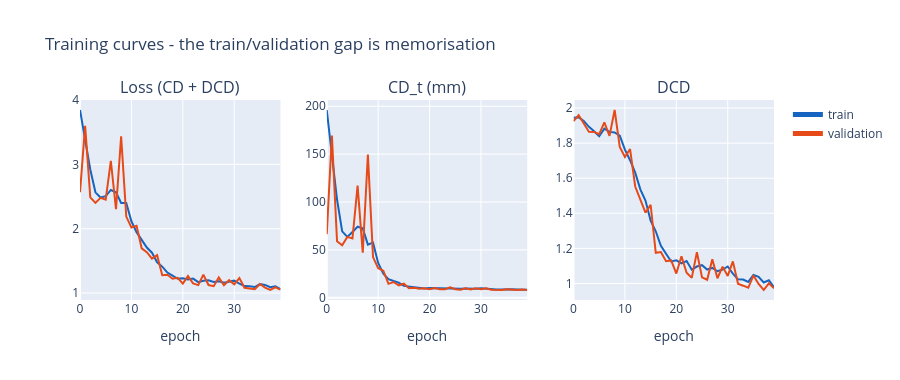

The code cell stored with this chart in its notebook:
### Code cell
import plotly.graph_objects as go
from plotly.subplots import make_subplots

fig = make_subplots(rows=1, cols=3, subplot_titles=("Loss (CD + DCD)", "CD_t (mm)", "DCD"))
for col, (tr, va, mul) in enumerate([("loss", "val_loss", 1),
                                     ("cd_t_metric", "val_cd_t_metric", scale_mm),
                                     ("dcd_metric", "val_dcd_metric", 1)], start=1):
    fig.add_trace(go.Scatter(y=hist[tr] * mul, name="train", line=dict(color="#1565C0"),
                             showlegend=(col == 1)), row=1, col=col)
    fig.add_trace(go.Scatter(y=hist[va] * mul, name="validation", line=dict(color="#E64A19"),
                             showlegend=(col == 1)), row=1, col=col)
fig.update_xaxes(title_text="epoch")
fig.update_layout(height=380, legend=dict(itemsizing="constant"),
                  title="Training curves - the train/validation gap is memorisation")
fig.show()

### Figure 1 — Plotly figure (JSON) as saved in the notebook; plotly's stock layout.template omitted (floating-point values rounded to 4 significant figures)
{"data": [{"line": {"color": "#1565C0"}, "name": "train", "showlegend": true, "type": "scatter", "xaxis": "x", "y": [3.845, 3.406, 2.921, 2.565, 2.484, 2.505, 2.602, 2.566, 2.399, 2.401, 2.115, 1.946, 1.82, 1.707, 1.627, 1.478, 1.41, 1.318, 1.27, 1.221, 1.23, 1.211, 1.224, 1.168, 1.191, 1.198, 1.17, 1.182, 1.158, 1.17, 1.192, 1.146, 1.108, 1.106, 1.093, 1.138, 1.126, 1.09, 1.104, 1.059], "yaxis": "y"}, {"line": {"color": "#E64A19"}, "name": "validation", "showlegend": true, "type": "scatter", "xaxis": "x", "y": [2.568, 3.598, 2.487, 2.401, 2.479, 2.453, 3.053, 2.302, 3.437, 2.188, 2.019, 2.047, 1.695, 1.635, 1.535, 1.588, 1.276, 1.284, 1.222, 1.236, 1.145, 1.263, 1.15, 1.123, 1.285, 1.124, 1.106, 1.243, 1.122, 1.199, 1.135, 1.232, 1.081, 1.069, 1.06, 1.14, 1.083, 1.047, 1.089, 1.052], "yaxis": "y"}, {"line": {"color": "#1565C0"}, "name": "train", "showlegend": false, "type": "scatter", "xaxis": "x2", "y": [196.1, 150.6, 102.6, 69.34, 63.57, 68.7, 74.2, 72.44, 55.51, 57.56, 36.3, 25.17, 19.46, 17.58, 15.92, 12.43, 11.66, 10.66, 10.31, 9.795, 10.14, 9.999, 9.977, 9.294, 9.772, 9.733, 9.357, 9.618, 9.151, 9.37, 9.839, 9.213, 8.724, 8.653, 8.684, 9.222, 9.006, 8.72, 8.828, 8.348], "yaxis": "y2"}, {"line": {"color": "#E64A19"}, "name": "validation", "showlegend": false, "type": "scatter", "xaxis": "x2", "y": [66.43, 169.5, 58.99, 54.93, 63.58, 61.88, 117.1, 47.09, 149.5, 42.5, 30.85, 28.3, 14.57, 16.47, 13.04, 14.67, 9.934, 10.49, 9.412, 10.0, 8.835, 10.29, 8.795, 8.802, 11.01, 8.899, 8.309, 9.987, 8.673, 10.0, 9.026, 10.04, 8.397, 8.212, 8.187, 9.009, 8.36, 8.12, 8.641, 8.213], "yaxis": "y2"}, {"line": {"color": "#1565C0"}, "name": "train", "showlegend": false, "type": "scatter", "xaxis": "x3", "y": [1.944, 1.947, 1.926, 1.893, 1.867, 1.839, 1.882, 1.864, 1.86, 1.843, 1.763, 1.702, 1.631, 1.536, 1.473, 1.358, 1.297, 1.214, 1.17, 1.126, 1.132, 1.114, 1.128, 1.078, 1.097, 1.104, 1.08, 1.088, 1.07, 1.08, 1.097, 1.056, 1.024, 1.023, 1.009, 1.048, 1.038, 1.006, 1.018, 0.9783], "yaxis": "y3"}, {"line": {"color": "#E64A19"}, "name": "validation", "showlegend": false, "type": "scatter", "xaxis": "x3", "y": [1.925, 1.959, 1.911, 1.864, 1.864, 1.851, 1.918, 1.841, 1.989, 1.777, 1.721, 1.766, 1.553, 1.475, 1.403, 1.449, 1.175, 1.179, 1.127, 1.131, 1.056, 1.155, 1.061, 1.032, 1.179, 1.035, 1.021, 1.138, 1.03, 1.096, 1.043, 1.126, 0.9982, 0.9874, 0.9755, 1.046, 0.9972, 0.9628, 1.001, 0.9723], "yaxis": "y3"}], "layout": {"annotations": [{"font": {"size": 16}, "showarrow": false, "text": "Loss (CD + DCD)", "x": 0.1444, "xanchor": "center", "xref": "paper", "y": 1, "yanchor": "bottom", "yref": "paper"}, {"font": {"size": 16}, "showarrow": false, "text": "CD_t (mm)", "x": 0.5, "xanchor": "center", "xref": "paper", "y": 1, "yanchor": "bottom", "yref": "paper"}, {"font": {"size": 16}, "showarrow": false, "text": "DCD", "x": 0.8556, "xanchor": "center", "xref": "paper", "y": 1, "yanchor": "bottom", "yref": "paper"}], "height": 380, "legend": {"itemsizing": "constant"}, "title": {"text": "Training curves - the train/validation gap is memorisation"}, "xaxis": {"anchor": "y", "domain": [0, 0.2889], "title": {"text": "epoch"}}, "xaxis2": {"anchor": "y2", "domain": [0.3556, 0.6444], "title": {"text": "epoch"}}, "xaxis3": {"anchor": "y3", "domain": [0.7111, 1], "title": {"text": "epoch"}}, "yaxis": {"anchor": "x", "domain": [0, 1]}, "yaxis2": {"anchor": "x2", "domain": [0, 1]}, "yaxis3": {"anchor": "x3", "domain": [0, 1]}}}
